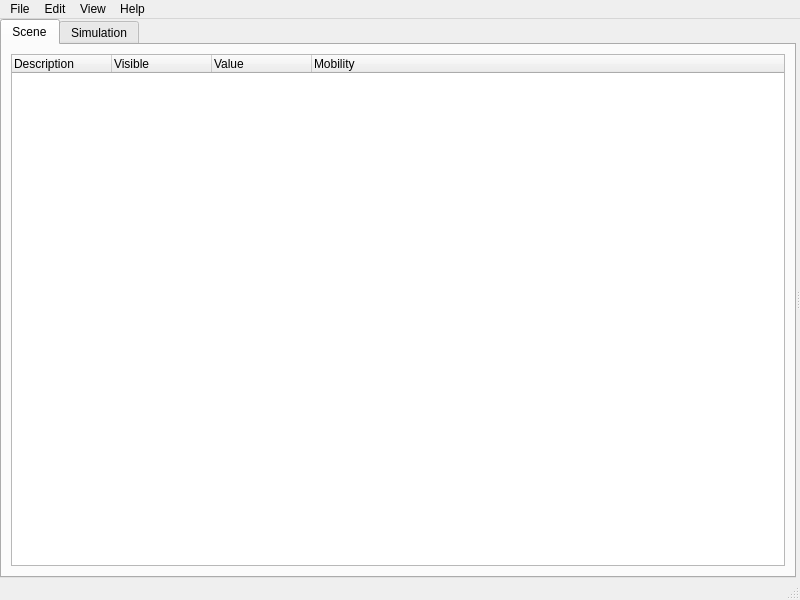
<?xml version="1.0" encoding="UTF-8"?>
<ui version="4.0">
 <class>MainWindow</class>
 <widget class="QMainWindow" name="MainWindow">
  <property name="geometry">
   <rect>
    <x>0</x>
    <y>0</y>
    <width>800</width>
    <height>600</height>
   </rect>
  </property>
  <property name="windowTitle">
   <string>MainWindow</string>
  </property>
  <widget class="QWidget" name="centralwidget">
   <layout class="QVBoxLayout" name="verticalLayout">
    <property name="spacing">
     <number>0</number>
    </property>
    <property name="leftMargin">
     <number>0</number>
    </property>
    <property name="topMargin">
     <number>0</number>
    </property>
    <property name="rightMargin">
     <number>0</number>
    </property>
    <property name="bottomMargin">
     <number>0</number>
    </property>
    <item>
     <widget class="QSplitter" name="splitter">
      <property name="autoFillBackground">
       <bool>false</bool>
      </property>
      <property name="orientation">
       <enum>Qt::Horizontal</enum>
      </property>
      <widget class="QWidget" name="horizontalLayoutWidget">
       <layout class="QHBoxLayout" name="horizontalLayout">
        <property name="spacing">
         <number>0</number>
        </property>
        <item>
         <widget class="QTabWidget" name="tabWidget">
          <property name="currentIndex">
           <number>0</number>
          </property>
          <widget class="QWidget" name="tab">
           <attribute name="icon">
            <iconset resource="../assets/resources.qrc">
             <normaloff>:/icons/scene.png</normaloff>:/icons/scene.png</iconset>
           </attribute>
           <attribute name="title">
            <string>Scene</string>
           </attribute>
           <layout class="QVBoxLayout" name="verticalLayout_3">
            <item>
             <widget class="QSplitter" name="splitter_2">
              <property name="orientation">
               <enum>Qt::Vertical</enum>
              </property>
              <property name="handleWidth">
               <number>1</number>
              </property>
              <widget class="QWidget" name="verticalLayoutWidget">
               <layout class="QVBoxLayout" name="verticalLayout_2">
                <property name="spacing">
                 <number>0</number>
                </property>
                <item>
                 <widget class="QTreeWidget" name="treeWidget">
                  <property name="frameShadow">
                   <enum>QFrame::Sunken</enum>
                  </property>
                  <property name="iconSize">
                   <size>
                    <width>24</width>
                    <height>24</height>
                   </size>
                  </property>
                  <attribute name="headerCascadingSectionResizes">
                   <bool>false</bool>
                  </attribute>
                  <attribute name="headerHighlightSections">
                   <bool>false</bool>
                  </attribute>
                  <column>
                   <property name="text">
                    <string>Description</string>
                   </property>
                  </column>
                  <column>
                   <property name="text">
                    <string>Visible</string>
                   </property>
                  </column>
                  <column>
                   <property name="text">
                    <string>Value</string>
                   </property>
                  </column>
                  <column>
                   <property name="text">
                    <string>Mobility</string>
                   </property>
                  </column>
                 </widget>
                </item>
               </layout>
              </widget>
              <widget class="QWidget" name="gridLayoutWidget">
               <layout class="QGridLayout" name="gridLayout">
                <property name="spacing">
                 <number>0</number>
                </property>
               </layout>
              </widget>
             </widget>
            </item>
           </layout>
          </widget>
          <widget class="QWidget" name="tab_2">
           <attribute name="icon">
            <iconset resource="../assets/resources.qrc">
             <normaloff>:/icons/clapper.png</normaloff>:/icons/clapper.png</iconset>
           </attribute>
           <attribute name="title">
            <string>Simulation</string>
           </attribute>
          </widget>
         </widget>
        </item>
       </layout>
      </widget>
      <widget class="QWidget" name="horizontalLayoutWidget_2">
       <layout class="QHBoxLayout" name="horizontalLayout_2">
        <property name="spacing">
         <number>0</number>
        </property>
        <property name="sizeConstraint">
         <enum>QLayout::SetMinimumSize</enum>
        </property>
       </layout>
      </widget>
     </widget>
    </item>
   </layout>
  </widget>
  <widget class="QMenuBar" name="menubar">
   <property name="geometry">
    <rect>
     <x>0</x>
     <y>0</y>
     <width>800</width>
     <height>24</height>
    </rect>
   </property>
   <widget class="QMenu" name="menuFile">
    <property name="title">
     <string>File</string>
    </property>
    <addaction name="actionOpen_Model"/>
    <addaction name="actionClose_Model"/>
    <addaction name="actionSave_Model_As"/>
    <addaction name="separator"/>
    <addaction name="actionClose"/>
    <addaction name="separator"/>
    <addaction name="actionQuit"/>
   </widget>
   <widget class="QMenu" name="menuEdit">
    <property name="title">
     <string>Edit</string>
    </property>
    <addaction name="actionEnable_Contact_Detection"/>
   </widget>
   <widget class="QMenu" name="menuView">
    <property name="title">
     <string>View</string>
    </property>
    <addaction name="actionOrthogonal"/>
    <addaction name="actionPerspective"/>
    <addaction name="separator"/>
    <addaction name="actionWireframe"/>
    <addaction name="actionPhong_Shaded"/>
    <addaction name="separator"/>
    <addaction name="actionFrames"/>
    <addaction name="actionJoints"/>
    <addaction name="actionTerrain"/>
    <addaction name="actionGrid"/>
    <addaction name="actionFloor"/>
    <addaction name="actionShadows"/>
    <addaction name="actionCollision_Geometry"/>
    <addaction name="actionNormals"/>
    <addaction name="actionSkybox"/>
   </widget>
   <widget class="QMenu" name="menuHelp">
    <property name="title">
     <string>Help</string>
    </property>
    <addaction name="actionAbout_Shift"/>
    <addaction name="actionLicense"/>
   </widget>
   <addaction name="menuFile"/>
   <addaction name="menuEdit"/>
   <addaction name="menuView"/>
   <addaction name="menuHelp"/>
  </widget>
  <widget class="QStatusBar" name="statusbar"/>
  <action name="actionOpen_Model">
   <property name="text">
    <string>Open Model ...</string>
   </property>
   <property name="shortcut">
    <string>Ctrl+O</string>
   </property>
  </action>
  <action name="actionClose_Model">
   <property name="text">
    <string>Save Model</string>
   </property>
   <property name="shortcut">
    <string>Ctrl+S</string>
   </property>
  </action>
  <action name="actionSave_Model_As">
   <property name="text">
    <string>Save Model As ...</string>
   </property>
  </action>
  <action name="actionClose">
   <property name="text">
    <string>Close</string>
   </property>
   <property name="shortcut">
    <string>Ctrl+W</string>
   </property>
  </action>
  <action name="actionQuit">
   <property name="text">
    <string>Quit</string>
   </property>
   <property name="shortcut">
    <string>Ctrl+Q</string>
   </property>
   <property name="menuRole">
    <enum>QAction::QuitRole</enum>
   </property>
  </action>
  <action name="actionEnable_Contact_Detection">
   <property name="checkable">
    <bool>true</bool>
   </property>
   <property name="text">
    <string>Enable Contact Detection</string>
   </property>
  </action>
  <action name="actionOrthogonal">
   <property name="text">
    <string>Orthogonal</string>
   </property>
  </action>
  <action name="actionPerspective">
   <property name="text">
    <string>Perspective</string>
   </property>
  </action>
  <action name="actionWireframe">
   <property name="text">
    <string>Wireframe</string>
   </property>
  </action>
  <action name="actionPhong_Shaded">
   <property name="text">
    <string>Phong Shaded</string>
   </property>
  </action>
  <action name="actionFrames">
   <property name="checkable">
    <bool>true</bool>
   </property>
   <property name="icon">
    <iconset resource="../assets/resources.qrc">
     <normaloff>:/icons/frame.png</normaloff>:/icons/frame.png</iconset>
   </property>
   <property name="text">
    <string>Frames</string>
   </property>
  </action>
  <action name="actionJoints">
   <property name="checkable">
    <bool>true</bool>
   </property>
   <property name="icon">
    <iconset resource="../assets/resources.qrc">
     <normaloff>:/icons/joint.png</normaloff>:/icons/joint.png</iconset>
   </property>
   <property name="text">
    <string>Joints</string>
   </property>
  </action>
  <action name="actionTerrain">
   <property name="checkable">
    <bool>true</bool>
   </property>
   <property name="icon">
    <iconset resource="../assets/resources.qrc">
     <normaloff>:/icons/terrain.png</normaloff>:/icons/terrain.png</iconset>
   </property>
   <property name="text">
    <string>Terrain</string>
   </property>
  </action>
  <action name="actionGrid">
   <property name="checkable">
    <bool>true</bool>
   </property>
   <property name="icon">
    <iconset resource="../assets/resources.qrc">
     <normaloff>:/icons/grid.png</normaloff>:/icons/grid.png</iconset>
   </property>
   <property name="text">
    <string>Grid</string>
   </property>
  </action>
  <action name="actionFloor">
   <property name="checkable">
    <bool>true</bool>
   </property>
   <property name="icon">
    <iconset resource="../assets/resources.qrc">
     <normaloff>:/icons/floor.png</normaloff>:/icons/floor.png</iconset>
   </property>
   <property name="text">
    <string>Floor</string>
   </property>
  </action>
  <action name="actionShadows">
   <property name="checkable">
    <bool>true</bool>
   </property>
   <property name="icon">
    <iconset>
     <normalon>:/icons/shadow.png</normalon>
    </iconset>
   </property>
   <property name="text">
    <string>Shadows</string>
   </property>
  </action>
  <action name="actionCollision_Geometry">
   <property name="checkable">
    <bool>true</bool>
   </property>
   <property name="icon">
    <iconset resource="../assets/resources.qrc">
     <normaloff>:/icons/convexhull.png</normaloff>:/icons/convexhull.png</iconset>
   </property>
   <property name="text">
    <string>Collision Geometry</string>
   </property>
  </action>
  <action name="actionNormals">
   <property name="checkable">
    <bool>true</bool>
   </property>
   <property name="icon">
    <iconset resource="../assets/resources.qrc">
     <normaloff>:/icons/normal.png</normaloff>:/icons/normal.png</iconset>
   </property>
   <property name="text">
    <string>Normals</string>
   </property>
  </action>
  <action name="actionSkybox">
   <property name="checkable">
    <bool>true</bool>
   </property>
   <property name="icon">
    <iconset resource="../assets/resources.qrc">
     <normaloff>:/icons/cube.png</normaloff>:/icons/cube.png</iconset>
   </property>
   <property name="text">
    <string>Skybox</string>
   </property>
  </action>
  <action name="actionAbout_Shift">
   <property name="text">
    <string>About Shift ...</string>
   </property>
  </action>
  <action name="actionLicense">
   <property name="text">
    <string>License ...</string>
   </property>
  </action>
 </widget>
 <resources>
  <include location="../assets/resources.qrc"/>
 </resources>
 <connections/>
</ui>
